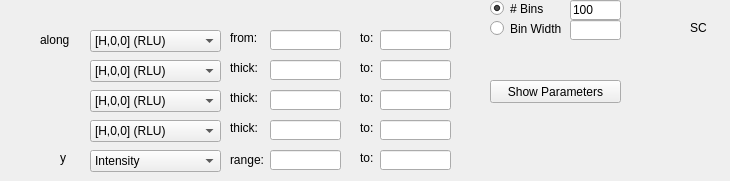
       <widget class="QWidget" name="page_10">
        <widget class="QLineEdit" name="lineEditSCCutIntensityTo">
         <property name="geometry">
          <rect>
           <x>380</x>
           <y>150</y>
           <width>71</width>
           <height>20</height>
          </rect>
         </property>
        </widget>
        <widget class="QLineEdit" name="lineEditSCCutETo">
         <property name="geometry">
          <rect>
           <x>380</x>
           <y>120</y>
           <width>71</width>
           <height>20</height>
          </rect>
         </property>
        </widget>
        <widget class="QLabel" name="label_176">
         <property name="geometry">
          <rect>
           <x>230</x>
           <y>120</y>
           <width>41</width>
           <height>16</height>
          </rect>
         </property>
         <property name="text">
          <string>thick:</string>
         </property>
        </widget>
        <widget class="QLabel" name="label_177">
         <property name="geometry">
          <rect>
           <x>360</x>
           <y>120</y>
           <width>21</width>
           <height>16</height>
          </rect>
         </property>
         <property name="text">
          <string>to:</string>
         </property>
        </widget>
        <widget class="QLabel" name="label_178">
         <property name="geometry">
          <rect>
           <x>230</x>
           <y>30</y>
           <width>41</width>
           <height>16</height>
          </rect>
         </property>
         <property name="text">
          <string>from:</string>
         </property>
        </widget>
        <widget class="QLabel" name="label_179">
         <property name="geometry">
          <rect>
           <x>230</x>
           <y>150</y>
           <width>41</width>
           <height>20</height>
          </rect>
         </property>
         <property name="text">
          <string>range:</string>
         </property>
        </widget>
        <widget class="QLabel" name="label_180">
         <property name="geometry">
          <rect>
           <x>360</x>
           <y>30</y>
           <width>21</width>
           <height>16</height>
          </rect>
         </property>
         <property name="text">
          <string>to:</string>
         </property>
        </widget>
        <widget class="QLineEdit" name="lineEditSCCutYTo">
         <property name="geometry">
          <rect>
           <x>380</x>
           <y>60</y>
           <width>71</width>
           <height>20</height>
          </rect>
         </property>
        </widget>
        <widget class="QLabel" name="label_181">
         <property name="geometry">
          <rect>
           <x>230</x>
           <y>60</y>
           <width>41</width>
           <height>16</height>
          </rect>
         </property>
         <property name="text">
          <string>thick:</string>
         </property>
        </widget>
        <widget class="QLabel" name="label_182">
         <property name="geometry">
          <rect>
           <x>360</x>
           <y>60</y>
           <width>21</width>
           <height>16</height>
          </rect>
         </property>
         <property name="text">
          <string>to:</string>
         </property>
        </widget>
        <widget class="QLineEdit" name="lineEditSCCutXTo">
         <property name="geometry">
          <rect>
           <x>380</x>
           <y>30</y>
           <width>71</width>
           <height>20</height>
          </rect>
         </property>
        </widget>
        <widget class="QLabel" name="label_184">
         <property name="geometry">
          <rect>
           <x>360</x>
           <y>150</y>
           <width>21</width>
           <height>16</height>
          </rect>
         </property>
         <property name="text">
          <string>to:</string>
         </property>
        </widget>
        <widget class="QLineEdit" name="lineEditSCCutXFrom">
         <property name="geometry">
          <rect>
           <x>270</x>
           <y>30</y>
           <width>71</width>
           <height>20</height>
          </rect>
         </property>
        </widget>
        <widget class="QLineEdit" name="lineEditSCCutYFrom">
         <property name="geometry">
          <rect>
           <x>270</x>
           <y>60</y>
           <width>71</width>
           <height>20</height>
          </rect>
         </property>
        </widget>
        <widget class="QComboBox" name="comboBoxSCCutY">
         <property name="geometry">
          <rect>
           <x>90</x>
           <y>60</y>
           <width>131</width>
           <height>22</height>
          </rect>
         </property>
         <item>
          <property name="text">
           <string>[H,0,0] (RLU)</string>
          </property>
         </item>
         <item>
          <property name="text">
           <string>[0,K,0] (RLU)</string>
          </property>
         </item>
         <item>
          <property name="text">
           <string>[0,0,L] (RLU)</string>
          </property>
         </item>
         <item>
          <property name="text">
           <string>E (meV)</string>
          </property>
         </item>
        </widget>
        <widget class="QComboBox" name="comboBoxSCCutX">
         <property name="geometry">
          <rect>
           <x>90</x>
           <y>30</y>
           <width>131</width>
           <height>22</height>
          </rect>
         </property>
         <item>
          <property name="text">
           <string>[H,0,0] (RLU)</string>
          </property>
         </item>
         <item>
          <property name="text">
           <string>[0,K,0] (RLU)</string>
          </property>
         </item>
         <item>
          <property name="text">
           <string>[0,0,L] (RLU)</string>
          </property>
         </item>
         <item>
          <property name="text">
           <string>E (meV)</string>
          </property>
         </item>
        </widget>
        <widget class="QComboBox" name="comboBoxSCCutE">
         <property name="geometry">
          <rect>
           <x>90</x>
           <y>120</y>
           <width>131</width>
           <height>22</height>
          </rect>
         </property>
         <item>
          <property name="text">
           <string>[H,0,0] (RLU)</string>
          </property>
         </item>
         <item>
          <property name="text">
           <string>[0,K,0] (RLU)</string>
          </property>
         </item>
         <item>
          <property name="text">
           <string>[0,0,L] (RLU)</string>
          </property>
         </item>
         <item>
          <property name="text">
           <string>E (meV)</string>
          </property>
         </item>
        </widget>
        <widget class="QLineEdit" name="lineEditSCCutIntensityFrom">
         <property name="geometry">
          <rect>
           <x>270</x>
           <y>150</y>
           <width>71</width>
           <height>20</height>
          </rect>
         </property>
        </widget>
        <widget class="QLineEdit" name="lineEditSCCutEFrom">
         <property name="geometry">
          <rect>
           <x>270</x>
           <y>120</y>
           <width>71</width>
           <height>20</height>
          </rect>
         </property>
        </widget>
        <widget class="QLabel" name="label_185">
         <property name="geometry">
          <rect>
           <x>40</x>
           <y>30</y>
           <width>31</width>
           <height>20</height>
          </rect>
         </property>
         <property name="text">
          <string>along</string>
         </property>
        </widget>
        <widget class="QLabel" name="label_186">
         <property name="geometry">
          <rect>
           <x>60</x>
           <y>150</y>
           <width>16</width>
           <height>16</height>
          </rect>
         </property>
         <property name="text">
          <string>y</string>
         </property>
        </widget>
        <widget class="QComboBox" name="comboBoxSCCutIntensity">
         <property name="geometry">
          <rect>
           <x>90</x>
           <y>150</y>
           <width>131</width>
           <height>22</height>
          </rect>
         </property>
         <item>
          <property name="text">
           <string>Intensity</string>
          </property>
         </item>
         <item>
          <property name="text">
           <string>[H,0,0]</string>
          </property>
         </item>
         <item>
          <property name="text">
           <string>[0,K,0]</string>
          </property>
         </item>
         <item>
          <property name="text">
           <string>[0,0,L]</string>
          </property>
         </item>
         <item>
          <property name="text">
           <string>E (meV)</string>
          </property>
         </item>
        </widget>
        <widget class="QLineEdit" name="lineEditSCCutZTo">
         <property name="geometry">
          <rect>
           <x>380</x>
           <y>90</y>
           <width>71</width>
           <height>20</height>
          </rect>
         </property>
        </widget>
        <widget class="QLineEdit" name="lineEditSCCutZFrom">
         <property name="geometry">
          <rect>
           <x>270</x>
           <y>90</y>
           <width>71</width>
           <height>20</height>
          </rect>
         </property>
        </widget>
        <widget class="QLabel" name="label_187">
         <property name="geometry">
          <rect>
           <x>360</x>
           <y>90</y>
           <width>21</width>
           <height>16</height>
          </rect>
         </property>
         <property name="text">
          <string>to:</string>
         </property>
        </widget>
        <widget class="QComboBox" name="comboBoxSCCutZ">
         <property name="geometry">
          <rect>
           <x>90</x>
           <y>90</y>
           <width>131</width>
           <height>22</height>
          </rect>
         </property>
         <item>
          <property name="text">
           <string>[H,0,0] (RLU)</string>
          </property>
         </item>
         <item>
          <property name="text">
           <string>[0,K,0] (RLU)</string>
          </property>
         </item>
         <item>
          <property name="text">
           <string>[0,0,L] (RLU)</string>
          </property>
         </item>
         <item>
          <property name="text">
           <string>E (meV)</string>
          </property>
         </item>
        </widget>
        <widget class="QLabel" name="label_188">
         <property name="geometry">
          <rect>
           <x>230</x>
           <y>90</y>
           <width>41</width>
           <height>16</height>
          </rect>
         </property>
         <property name="text">
          <string>thick:</string>
         </property>
        </widget>
        <widget class="QLineEdit" name="lineEditSCCutXStep">
         <property name="geometry">
          <rect>
           <x>570</x>
           <y>20</y>
           <width>51</width>
           <height>20</height>
          </rect>
         </property>
         <property name="text">
          <string/>
         </property>
        </widget>
        <widget class="QRadioButton" name="radioButtonSCBinWidth">
         <property name="geometry">
          <rect>
           <x>490</x>
           <y>20</y>
           <width>82</width>
           <height>17</height>
          </rect>
         </property>
         <property name="text">
          <string>Bin Width</string>
         </property>
        </widget>
        <widget class="QRadioButton" name="radioButtonSCNBins">
         <property name="geometry">
          <rect>
           <x>490</x>
           <y>0</y>
           <width>82</width>
           <height>17</height>
          </rect>
         </property>
         <property name="text">
          <string># Bins</string>
         </property>
         <property name="checked">
          <bool>true</bool>
         </property>
        </widget>
        <widget class="QPushButton" name="pushButtonSCCShowParams">
         <property name="geometry">
          <rect>
           <x>490</x>
           <y>80</y>
           <width>131</width>
           <height>23</height>
          </rect>
         </property>
         <property name="text">
          <string>Show Parameters</string>
         </property>
        </widget>
        <widget class="QLineEdit" name="lineEditSCCutXNbins">
         <property name="geometry">
          <rect>
           <x>570</x>
           <y>0</y>
           <width>51</width>
           <height>20</height>
          </rect>
         </property>
         <property name="text">
          <string>100</string>
         </property>
        </widget>
        <widget class="QLabel" name="label_15">
         <property name="geometry">
          <rect>
           <x>510</x>
           <y>-20</y>
           <width>131</width>
           <height>20</height>
          </rect>
         </property>
         <property name="text">
          <string>Num Bins - 1D Plot</string>
         </property>
        </widget>
        <widget class="QLabel" name="label_16">
         <property name="geometry">
          <rect>
           <x>690</x>
           <y>20</y>
           <width>31</width>
           <height>16</height>
          </rect>
         </property>
         <property name="text">
          <string>SC</string>
         </property>
        </widget>
       </widget>
